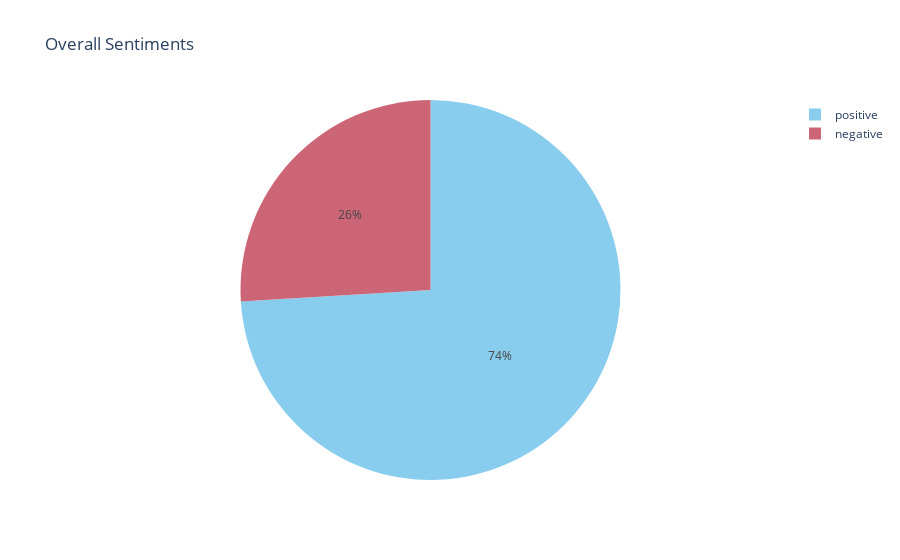

Source (notebook cell):
### Markdown cell above
## Sentiment Page

### Code cell
fig = px.pie(cleaned_data, names='sentiment', title='Overall Sentiments', color_discrete_sequence=px.colors.qualitative.Safe[0:2])
fig.show()

### Figure 1 — Plotly figure (JSON) as saved in the notebook; plotly's stock layout.template omitted (floating-point values rounded to 4 significant figures; data arrays with more than 128 entries replaced by an {"elided": "..."} marker saying what was removed)
{"data": [{"domain": {"x": [0, 1], "y": [0, 1]}, "hovertemplate": "sentiment=%{label}<extra></extra>", "labels": {"elided": "5444 str values"}, "legendgroup": "", "name": "", "showlegend": true, "type": "pie"}], "layout": {"legend": {"tracegroupgap": 0}, "piecolorway": ["rgb(136, 204, 238)", "rgb(204, 102, 119)"], "title": {"text": "Overall Sentiments"}}}
